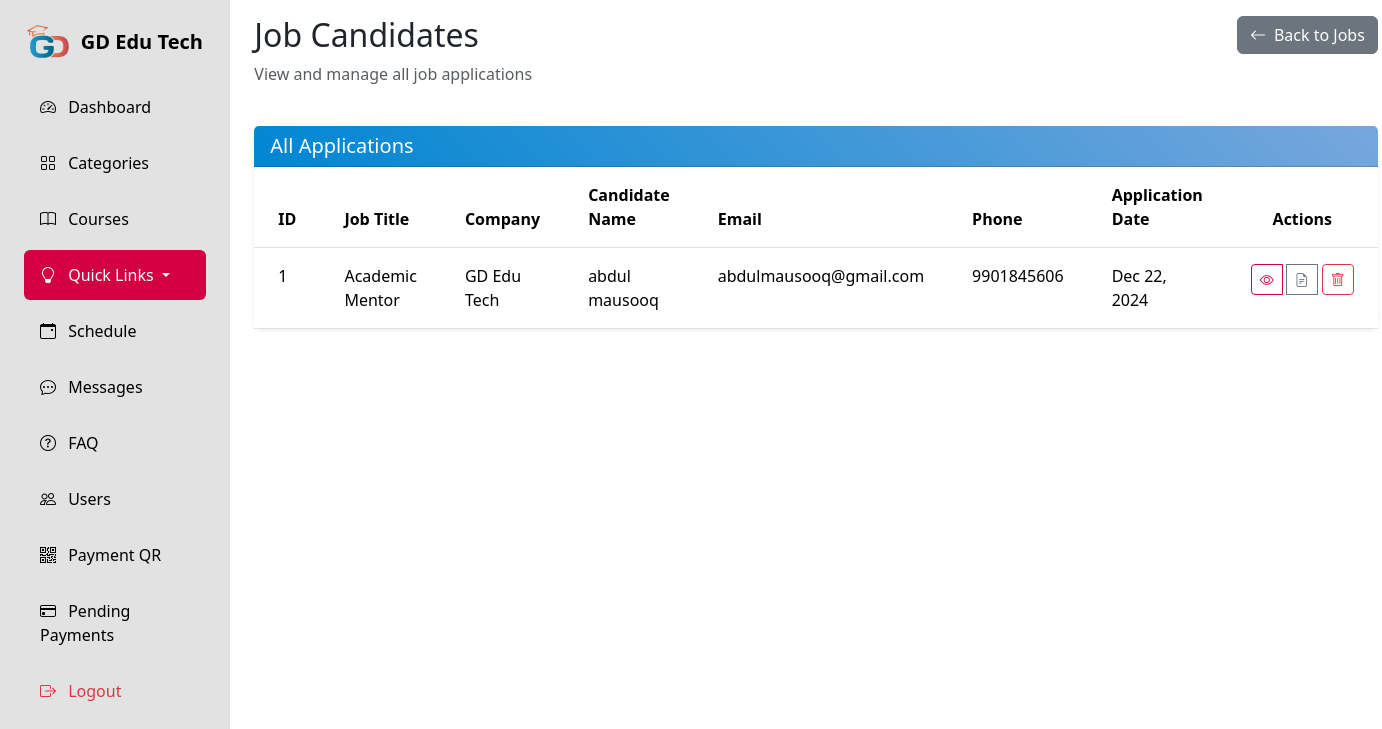
Page /adminPanel/Career/view_candidates.php (signed in) on the committed database.
### tables this page shows
CREATE TABLE `job_applications` (
  `application_id` int(11) NOT NULL,
  `job_id` int(11) NOT NULL,
  `first_name` varchar(50) NOT NULL,
  `last_name` varchar(50) NOT NULL,
  `email` varchar(100) NOT NULL,
  `phone` varchar(20) NOT NULL,
  `resume_path` varchar(255) NOT NULL,
  `cover_letter` text DEFAULT NULL,
  `portfolio_url` varchar(255) DEFAULT NULL,
  `application_date` datetime NOT NULL,
  `status` enum('Pending','Reviewed','Shortlisted','Rejected') NOT NULL DEFAULT 'Pending'
);

CREATE TABLE `Careers` (
  `job_id` int(11) NOT NULL,
  `job_title` varchar(255) NOT NULL,
  `company_name` varchar(255) NOT NULL,
  `location` varchar(255) NOT NULL,
  `salary_range` varchar(100) DEFAULT NULL,
  `job_description` text NOT NULL,
  `requirements` text NOT NULL,
  `benefits` text DEFAULT NULL,
  `application_deadline` date DEFAULT NULL,
  `job_type` enum('Full-time','Part-time','Contract','Internship') NOT NULL,
  `status` enum('Active','Closed','Draft') DEFAULT 'Active',
  `created_at` timestamp NULL DEFAULT current_timestamp(),
  `updated_at` timestamp NULL DEFAULT current_timestamp() ON UPDATE current_timestamp()
);

### adminPanel/Career/view_candidates.php (the view, shortened to what this page needs)
<?php
require_once '../../Configurations/config.php';
$resume_base_path = '../../uploads/resumes/';
$query = "SELECT ja.*, c.job_title, c.company_name
          FROM job_applications ja
          JOIN Careers c ON ja.job_id = c.job_id
          ORDER BY ja.application_date DESC";
$result = mysqli_query($conn, $query);
?>
<!DOCTYPE html>
<html lang="en">
<head>
    <link href="https://cdn.jsdelivr.net/npm/bootstrap@5.3.2/dist/css/bootstrap.min.css" rel="stylesheet">
    <link rel="stylesheet" href="https://cdn.jsdelivr.net/npm/bootstrap-icons@1.11.1/font/bootstrap-icons.css">
    <link rel="stylesheet" href="../css/style.css">
</head>
<body>
    <div class="container-fluid">
        <div class="row flex-nowrap">
            <div class="col-auto col-md-3 col-xl-2 px-sm-2 px-0 sidebar">
                <div class="d-flex flex-column align-items-center align-items-sm-start px-3 pt-2 min-vh-100">
                    <a href="#" class="d-flex align-items-center pb-3 mb-md-1 mt-md-3 me-md-auto text-white text-decoration-none">
                        <span class="fs-5 fw-bolder" style="display: flex;align-items:center;color:black;"><img height="35px" src="../images/edutechLogo.png" alt="">&nbsp; GD Edu Tech</span>
                    </a>
                    <ul class="nav nav-pills flex-column mb-sm-auto mb-0 align-items-center align-items-sm-start w-100" id="menu">
                        <li class="w-100">
                            <a href="../" class="nav-link">
                                <i class="bi bi-speedometer2 me-2"></i> Dashboard
                            </a>
                        </li>
                        <li class="w-100">
                            <a href="../Categories/" class="nav-link">
                                <i class="bi bi-grid me-2"></i> Categories
                            </a>
                        </li>
                        <li class="w-100">
                            <a href="../Courses/" class="nav-link">
                                <i class="bi bi-book me-2"></i> Courses
                            </a>
                        </li>
                        <li class="w-100 dropdown">
                            <a href="#" class="nav-link dropdown-toggle active" id="quizDropdown" role="button" data-bs-toggle="dropdown" aria-expanded="false">
                                <i class="bi bi-lightbulb me-2"></i> Quick Links
                            </a>
                        </li>
                        <li class="w-100">
                            <a href="../Schedule/" class="nav-link">
                                <i class="bi bi-calendar-event me-2"></i> Schedule
                            </a>
                        </li>
                        <li class="w-100">
                            <a href="../Messages/" class="nav-link">
                                <i class="bi bi-chat-dots me-2"></i> Messages
                            </a>
                        </li>
                        <li class="w-100">
                            <a href="../FAQ/" class="nav-link">
                                <i class="bi bi-question-circle me-2"></i> FAQ
                            </a>
                        </li>
                        <li class="w-100">
                            <a href="../Users/" class="nav-link">
                                <i class="bi bi-people me-2"></i> Users
                            </a>
                        </li>
                        <li class="w-100">
                            <a href="../manage_qr.php" class="nav-link">
                                <i class="bi bi-qr-code me-2"></i> Payment QR
                            </a>
                        </li>
                        <li class="w-100">
                            <a href="../pending_payments.php" class="nav-link">
                                <i class="bi bi-credit-card me-2"></i> Pending Payments
                            </a>
                        </li>
                        <li class="w-100 mt-auto">
                            <a href="../logout.php" class="nav-link text-danger">
                                <i class="bi bi-box-arrow-right me-2"></i> Logout
                            </a>
                        </li>
                    </ul>
                </div>
            </div>
            <div class="col py-3">
                <div class="container-fluid">
                    <div class="row mb-4">
                        <div class="col">
                            <h2>Job Candidates</h2>
                            <p class="text-muted">View and manage all job applications</p>
                        </div>
                        <div class="col-auto">
                            <a href="index.php" class="btn btn-secondary">
                                <i class="bi bi-arrow-left me-2"></i>Back to Jobs
                            </a>
                        </div>
                    </div>
                    <div class="card shadow-sm">
                        <div class="card-header bg-primary text-white">
                            <h5 class="card-title mb-0">All Applications</h5>
                        </div>
                        <div class="card-body p-0">
                            <div class="table-responsive">
                                <table class="table table-hover mb-0">
                                    <thead>
                                        <tr>
                                            <th class="py-3 px-4">ID</th>
                                            <th class="py-3 px-4">Job Title</th>
                                            <th class="py-3 px-4">Company</th>
                                            <th class="py-3 px-4">Candidate Name</th>
                                            <th class="py-3 px-4">Email</th>
                                            <th class="py-3 px-4">Phone</th>
                                            <th class="py-3 px-4">Application Date</th>
                                            <th class="py-3 px-4 text-center">Actions</th>
                                        </tr>
                                    </thead>
                                    <tbody>
                                        <?php while ($row = mysqli_fetch_assoc($result)) { ?>
                                            <tr>
                                                <td class="py-3 px-4"><?php echo htmlspecialchars($row['application_id']); ?></td>
                                                <td class="py-3 px-4"><?php echo htmlspecialchars($row['job_title']); ?></td>
                                                <td class="py-3 px-4"><?php echo htmlspecialchars($row['company_name']); ?></td>
                                                <td class="py-3 px-4"><?php echo htmlspecialchars($row['first_name'] . ' ' . $row['last_name']); ?></td>
                                                <td class="py-3 px-4"><?php echo htmlspecialchars($row['email']); ?></td>
                                                <td class="py-3 px-4"><?php echo htmlspecialchars($row['phone']); ?></td>
                                                <td class="py-3 px-4"><?php echo date('M d, Y', strtotime($row['application_date'])); ?></td>
                                                <td class="py-3 px-4 text-center">
                                                    <div class="btn-group" role="group">
                                                        <button type="button"
                                                                class="btn btn-sm btn-outline-primary me-1"
                                                                onclick="viewApplication(<?php echo $row['application_id']; ?>)"
                                                                title="View Details">
                                                            <i class="bi bi-eye"></i>
                                                        </button>
                                                        <a href="<?php echo $resume_base_path . basename($row['resume_path']); ?>"
                                                           class="btn btn-sm btn-outline-secondary me-1"
                                                           target="_blank"
                                                           title="View Resume">
                                                            <i class="bi bi-file-earmark-text"></i>
                                                        </a>
                                                        <form method="POST" style="display: inline;"
                                                              onsubmit="return confirm('Are you sure you want to delete this application?');">
                                                            <button type="submit" name="delete_application"
                                                                    class="btn btn-sm btn-outline-danger"
                                                                    title="Delete Application">
                                                                <i class="bi bi-trash"></i>
                                                            </button>
                                                        </form>
                                                    </div>
                                                </td>
                                            </tr>
                                        <?php } ?>
                                    </tbody>
                                </table>
                            </div>
                        </div>
                    </div>
                </div>
            </div>
        </div>
    </div>
</body>
</html>

### adminPanel/css/style.css (style rules this page uses)
.sidebar { background: #e2e2e2 !important; min-height: 100vh; color: white; }
.nav-link { color:black; padding: 0.8rem 1rem; margin: 0.2rem 0; border-radius: 0.5rem; }
.nav-link.active { background: #d30043 !important; color: white; }
.card { border: none; border-radius: 10px; box-shadow: 0 0 15px rgba(0, 0, 0, 0.1); }
.btn-outline-primary { color: #d30043 !important ; border-color: #d30043 !important; }
.bg-primary { background: linear-gradient(45deg, #0086d3, #0a5fc08d) !important; }

### rows in the picture
job_applications: application_id "1", job.job_title "Academic Mentor", job.company_name "GD Edu Tech", first_name+last_name "abdul mausooq", email "abdulmausooq@gmail.com", phone "9901845606", application_date "Dec 22, 2024"
